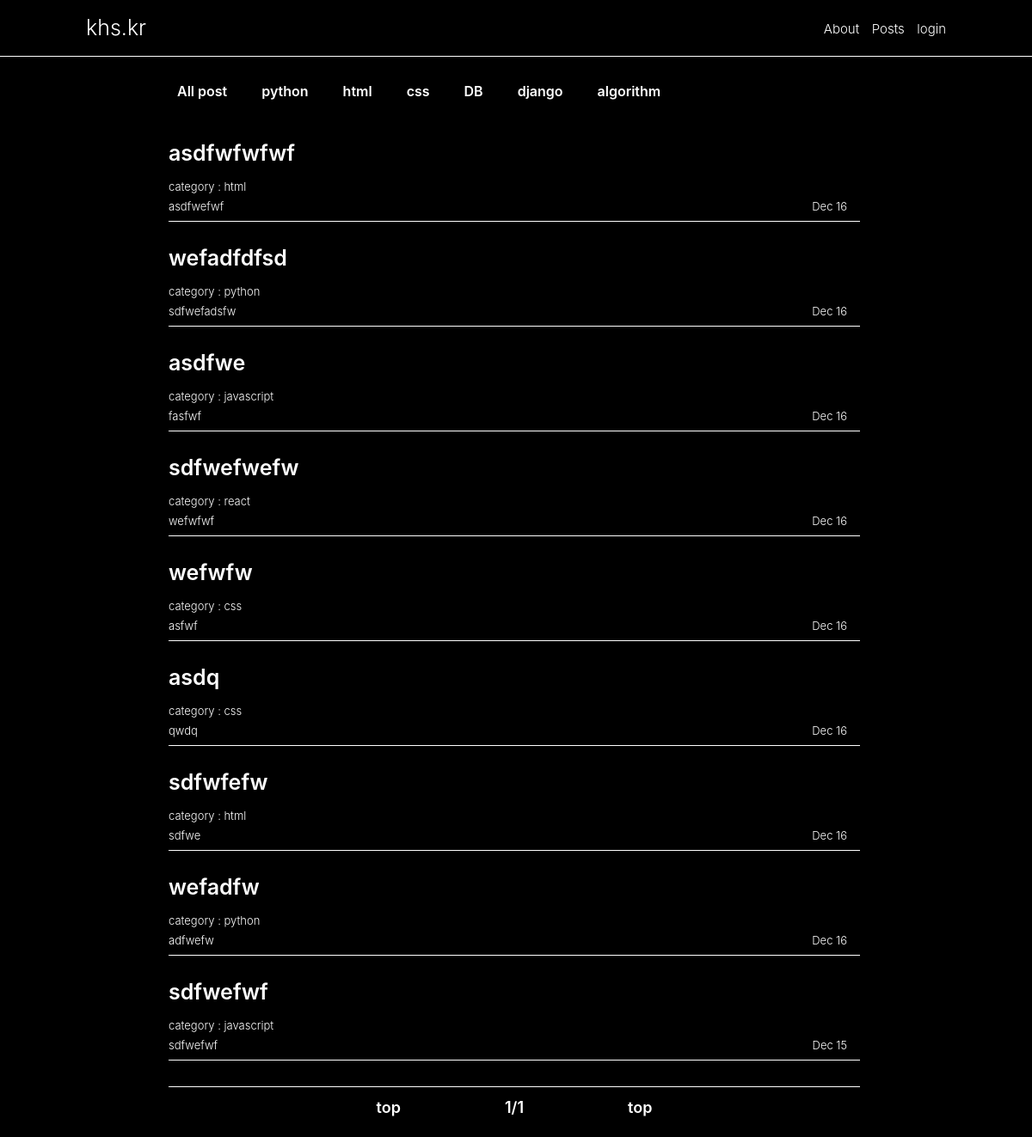
Before: /index/ with the older database file.
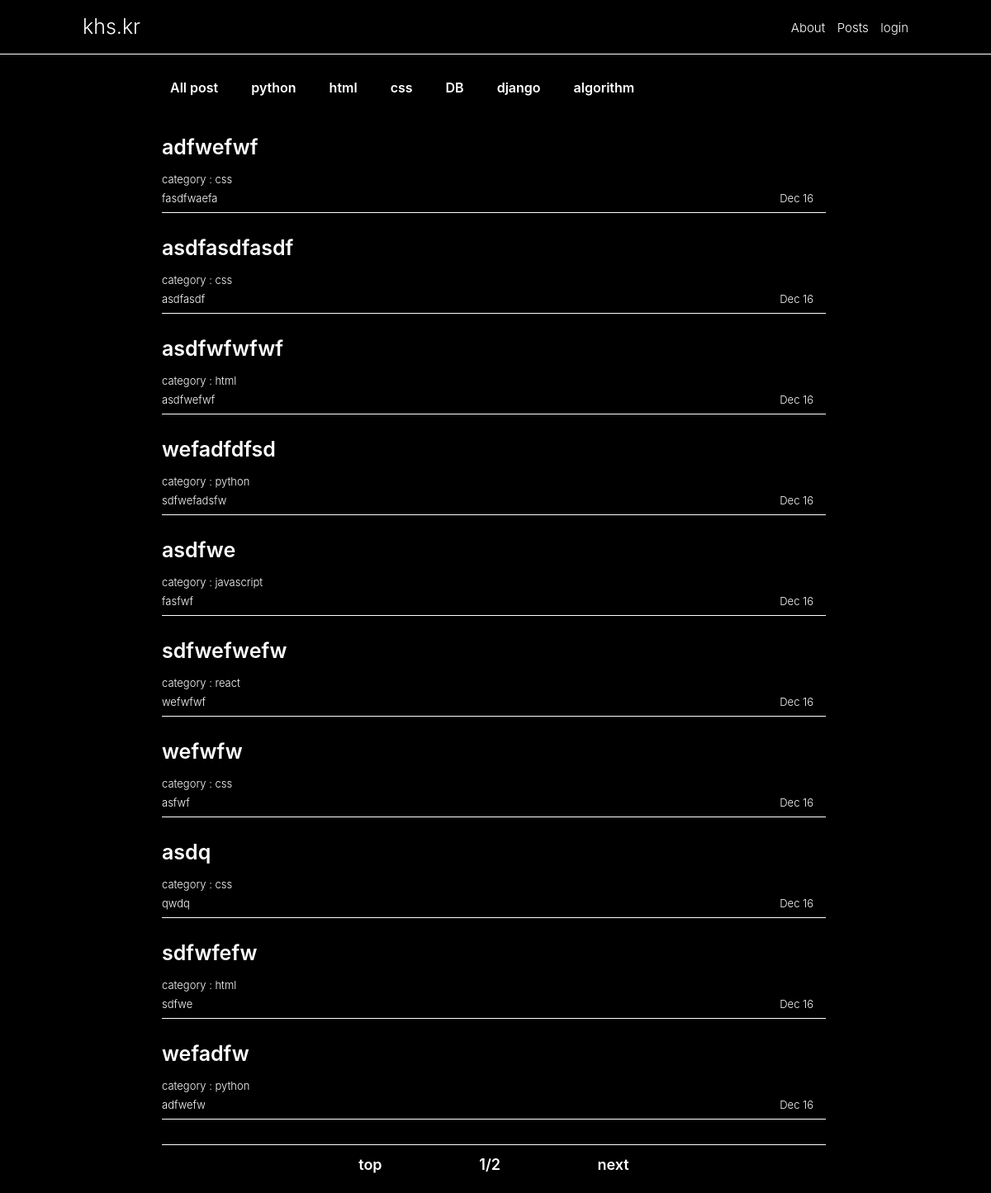
After: the same page with the newer database file.
### web/models.py (models this page shows, shortened)
class Post(models.Model):
    title = models.CharField(max_length=100)
    content = summer_fields.SummernoteTextField(default='')
    type = models.CharField(
        max_length=80, choices=LANG_TYPE, null=True, default='css')
    description = models.CharField(max_length=200, default='')
    dt_created = models.DateTimeField(auto_now_add=True)

### web/views.py (the view)
# urls.py: path('index/', views.index, name='index'),
def index(request):
    post_list = Post.objects.all().order_by('-dt_created')
    page = int(request.GET.get('p', 1))
    paginator = Paginator(post_list, 10)
    object_list = paginator.get_page(page)
    context = {
        'object': object_list
    }
    return render(request, 'web/index.html', context)

### web/templates/web/index.html
{% extends './base.html' %}
{% load static %}
{% block content %}
  <div class="content__box">
    <div class='content_select_box_container'>
      <a class="content_select_box" href={% url 'index' %}>All post</a>
      <a class="content_select_box" href={% url 'python_list' %}>python</a>
      <a class="content_select_box" href={% url 'html_list' %}>html</a>
      <a class="content_select_box" href={% url 'css_list' %}>css</a>
      <a class="content_select_box" href={% url 'DB_list' %}>DB</a>
      <a class="content_select_box" href={% url 'django_list' %}>django</a>
      <a class="content_select_box" href={% url 'algorithm_list' %}>algorithm</a>
    </div>
    <ul>
      {% for obj in object %}
        <li>
          <a href={% url 'post-detail' obj.id %}>
            <h2 class='content__title'>{{obj.title}}</h2>
            <div class='content-title__box'>
              <div class="description">
                <span class='content__category'>category :
                  {{obj.type}}
                </span>
                <div class='content__description'>
                  <p>{{obj.description}}</p>
                </div>
              </div>
              <div class="content__date">
                <span>{{obj.dt_created|date:"M"}}
                  {{obj.dt_created|date:"d"}}</span>
              </div>
            </div>
          </a>
        </li>
      {% endfor %}
    </ul>
  </div>
  <div>
    <div class='page_ul_container'>
      <ul class='page_container'>
        {% if object.has_previous %}
          <li>
            <a href="?p={{object.previous_page_number}}">previous</a>
          </li>
        {% else %}
          <li>
            <a href="#" onclick="javascript:window.scrollTo(0,0)">top</a>
          </li>
        {% endif %}
        <li>
          <a href="#">{{object.number}}/{{object.paginator.num_pages}}</a>
        </li>
        {% if object.has_next %}
          <li>
            <a href="?p={{object.next_page_number}}">next</a>
          </li>
        {% else %}
          <li>
            <a href="#" onclick="javascript:window.scrollTo(0,0)">top</a>
          </li>
        {% endif %}
      </ul>
    </div>
  </div>
{% endblock content %}

Changed rows visible on the page:
no longer on this page (row unchanged): Post: title "sdfwefwf", type "javascript", description "sdfwefwf", dt_created "Dec", dt_created "15"
added Post: title "adfwefwf", type "css", description "fasdfwaefa", dt_created "Dec", dt_created "16"
added Post: title "asdfasdfasdf", type "css", description "asdfasdf", dt_created "Dec", dt_created "16"
Other visible differences:
{{ object.paginator.num_pages }}: "1" → "2"
text no longer shown: "top"
text now shown: "next"
